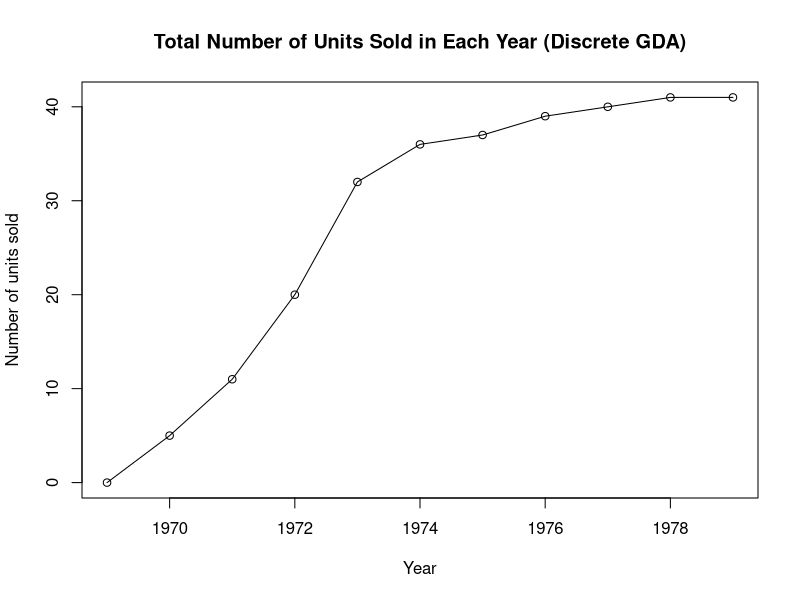
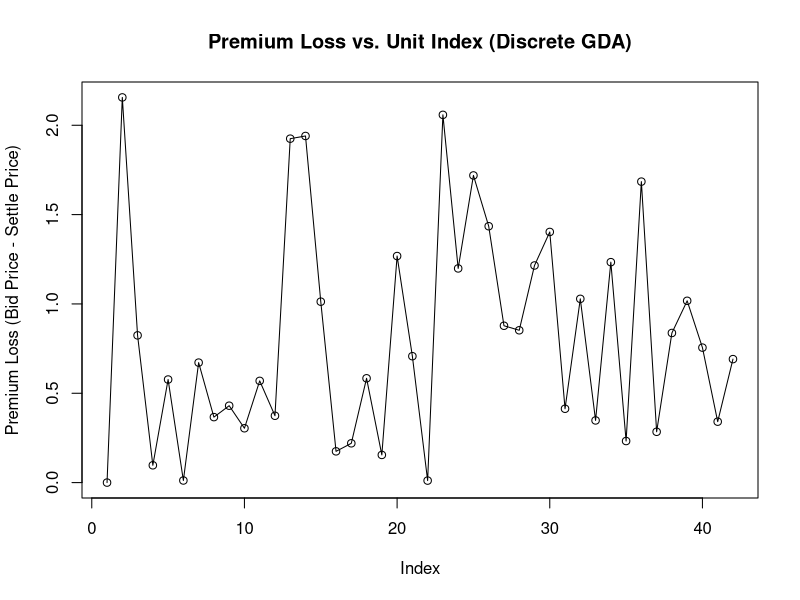

These figures' R source, in order: (Note: this script raises an error after producing the figures.)

###################################################### RUN THIS TO GENERATE MARKET CONDITIONS ###############################################

# generate demand data for year 1970 to 1979

d_1970 <- c(rnorm(20, 1, 1))
d_1971 <- c(rnorm(20, 1.1, 1))
# demand burst due to news of Picasso's illness
d_1972 <- c(rnorm(50, 2, 2))  
# demand burst due to Picasso's death 
d_1973 <- c(rnorm(80, 2.7, 1)) 
# fetish money gradually die down 
d_1974 <- c(rnorm(50, 2.5, 1))
d_1975 <- c(rnorm(30, 2, 1))
d_1976 <- c(rnorm(30, 1.9, 2))  
# price adjust back to normal and steadily increase
d_1977 <- c(rnorm(20, 2.1, 1)) 
d_1978 <- c(rnorm(10, 2.2, 0.5))
d_1979 <- c(rnorm(10, 2.3, 0.2)) 

# combine demand into one list 
demand_data <- list(d_1970, d_1971, d_1972, d_1973, d_1974, d_1975, d_1976, d_1977, d_1978, d_1979)

###############################################################  END  ###########################################################################


####################
#                  #
#                  #
#                  #
#    discrete      #.              
#                  #
#                  #
#                  #
#                  #
####################

###################################################### RUN THIS TO SET UP DISCRETE GDA ##########################################################

# discrete gda, return price given t and num_sold 
p_discrete_gda <- function(k, alpha, lambda, t, total_stock, num_sold) {
  n <- num_sold + 1 
  if (n < total_stock + 1) {
    discrete_ask_price <- k * alpha^(n) * exp(-lambda*t)
    return(discrete_ask_price)
  } else {
    return(10^6) 
  }
}

# filter possible bids by calculating lowest ask price given num_sold and t 
get_possible_buy_bids <- function(k, alpha, lambda, t, num_sold) {
  # print("step 2: getting price")
  possible_buy_bids <<- demand_data[[t]][which(demand_data[[t]] > p_discrete_gda(k, alpha, lambda, t, total_stock, num_sold))] 
  # print("step 3: gotten price")
  return(possible_buy_bids)
}


# return the number of units being sold at t. this function update price based on num_sold
op_discrete_gda <- function(k, alpha, lambda, t, num_sold, possible_buy_bids) {
  # the initial possible_buy_indices is based on the lowest available price at time t. Since price moves after each purchase, 
  # the following line is filtering based on the the updated num_sold, which leads to updated n and price  
  print("step 4: bid price transferred") 
  # while loop filter: num_sold - last element of num_sold_log -> number of units sold in the current t cycle 
  while (num_sold - num_sold_log[[length(num_sold_log)]] < length(possible_buy_bids)) {
    # filter possible buy bids list with the updated price with the new num_sold 
    possible_buy_bids <- possible_buy_bids[possible_buy_bids > p_discrete_gda(k, alpha, lambda, t, total_stock, num_sold)]
    if (length(possible_buy_bids) > 0) { 
      settle_price_log <<- c(settle_price_log, p_discrete_gda(k, alpha, lambda, t, total_stock, num_sold))
      buy_bids_log <<- c(buy_bids_log, possible_buy_bids[1]) 
      possible_buy_bids <- possible_buy_bids[-1] # assumption: first index gets the first unit. in reality, it depends on the bidder's tip, which depends on the bidder's perception of other bidders' tips
      num_sold <- num_sold + 1 
    } else {
      num_sold_log <<- c(num_sold_log, num_sold) 
      return(num_sold)
    }
  }
  num_sold_log <<- c(num_sold_log, num_sold) 
  return(num_sold)
  }
  
#start_discrete_gda <- function(k, alpha, lambda, start_t, end_t, t, total_stock, num_sold, num_sold_log) {
    #print(paste(current_t <- start_t + t))   

###############################################################  END  ###########################################################################
###################################################### RUN THIS TO SET PARAMS FOR DISSCRETE GDA #################################################

t <- 1
start_year <- 1969 
end_year <- 1979
alpha <- 1.05 
lambda <- 0.1
num_sold <- 0 
total_stock <- 100
k <- 1.05 
num_sold_log <- c(0) 
settle_price_log <- c(0) 
buy_bids_log <- c(0) 
era<- seq(1969, 1979)  

###############################################################  END  ###########################################################################
###################################################### RUN THIS TO START THE DISCRETE GDA function ###############################################

while (t < end_year - start_year + 1) {
  # return possible indices based on the lowest price at t 
  possible_buy_bids <- get_possible_buy_bids(k, alpha, lambda, t, num_sold)  
  num_sold <- op_discrete_gda(k, alpha, lambda, t, num_sold, possible_buy_bids) # update num_sold at t 
  t <- t + 1 # update t 
}
 
cat("Total revenue from Discrete:", sum(settle_price_log))  
cat("Average revenue from Discrete:", sum(settle_price_log) / num_sold)  
cat("Paintings left from Discrete:", total_stock - num_sold) 
cat("Primium Loss from Discrete:", sum(buy_bids_log) - sum(settle_price_log))

#print(buy_bids_log) 
#print(settle_price_log) 
#print(num_sold_log) 
#print(num_sold)   


################################################################## END ###########################################################################
###################################################### RUN THIS TO PRINT DISCRETE GDA PLOTS ######################################################
# PLOT 1: YEAR vs NUM_SOLD in each YEAR 
discrete_plot1 <- plot(era, num_sold_log, type = "o", main = "Total Number of Units Sold in Each Year (Discrete GDA)", xlab = "Year", ylab = "Number of units sold")
print(discrete_plot1) 

# PLOT 2: DIFF BETWEEN BUY_BIDS_LOG and SETTLE_PRICE_LOG 
diff <- buy_bids_log - settle_price_log  
index <- seq_along(diff) 
discrete_plot2 <- plot(index, diff, type = "o", xlab = "Index", ylab = "Premium Loss (Bid Price - Settle Price)", main = "Premium Loss vs. Unit Index (Discrete GDA)")
print(discrete_plot_2)

# print numbers 
# total revenue   


print(sum(settle_price_log))  



################################################################## END ###########################################################################

####################
#                  #
#                  #
#                  #
#   continuous     #
#                  #
#                  # 
#                  #
#                  #
####################

###################################################### RUN THIS TO SET UP CONTINOUS GDA ###############################################

# return the price at time t for continuous gda 
p_continuous_gda <- function(k, lambda, t) {   
  continuous_ask <- k * exp(-lambda*t) 
  return(continuous_ask) 
}    

################################################################# END ###########################################################################

##################################################### RUN THIS TO SET PARAMS FOR CONTINOUS GDA ###############################################
t <- 1 
start_year <- 1969 
end_year <- 1979 
lambda <- 0.1
num_sold <- 0 
total_stock <- 100 
k <- 1.1 
continuous_num_sold_log <- c(0) 
continuous_settle_price_log <- c(0) 
continuous_buy_bid_log <- c(0) 
era <- seq(1969, 1979)

###################################################### RUN THIS TO START THE CONTINUOUS GDA function ###############################################

while (t < end_year - start_year + 1) {
  out <- t * r
  available <- out - num_sold  
  buy_bids <<- demand_data[[t]][which(demand_data[[t]] > p_continuous_gda(k, lambda, t))]
  if (length(buy_bids) >= available) {  
    # demand > supple, sold out available units 
    # log buy_bids, settle_price for each t, num_sold for each t   
    continuous_buy_bid_log <- c(continuous_buy_bid_log, head(buy_bids, available)) 
    continuous_settle_price_log <- c(continuous_settle_price_log, rep(p_continuous_gda(k, lambda, t), available))
    continuous_num_sold_log <- c(continuous_num_sold_log, num_sold)
    # update num_sold 
    num_sold <- num_sold + available  
  } else {
    # demand < supply, sold based on demand 
    # log buy_bids, settle_price for each t, num_sold for each t  
    continuous_buy_bid_log <- c(continuous_buy_bid_log, buy_bids) 
    continuous_settle_price_log <- c(continuous_settle_price_log, rep(p_continuous_gda(k, lambda, t), length(buy_bids)))
    continuous_num_sold_log <- c(continuous_num_sold_log, num_sold)
    # update num_sold 
    num_sold <- num_sold + length(buy_bids) 
  }
  t <- t + 1 
}

print(continuous_buy_bid_log) 
print(continuous_settle_price_log) 
print(continuous_num_sold_log)  

cat("Total revenue from continuous:", sum(continuous_settle_price_log))  
cat("Average revenue from continuous:", sum(continuous_settle_price_log) / num_sold)  
cat("Paintings left from continuous:", total_stock - num_sold) 
cat("Premium Loss from continuous:", sum(continuous_buy_bid_log) - sum(continuous_settle_price_log))

################################################################# END ###########################################################################

###################################################### RUN THIS TO PRINT DISCRETE GDA PLOTS ######################################################
# PLOT 1: YEAR vs NUM_SOLD in each YEAR 
cont_plot1 <- plot(era, continuous_num_sold_log, type = "o", main = "Number of units sold in each year (Continuous GDA)", xlab = "Year", ylab = "Number of units sold")
print(cont_plot1) 

# PLOT 2: DIFF BETWEEN BUY_BIDS_LOG and SETTLE_PRICE_LOG 
diff <- continuous_buy_bid_log - continuous_settle_price_log  
index <- seq_along(diff) 
cont_plot2 <- plot(index, diff, type = "o", xlab = "Index", ylab = "Premium Loss (Bid Price - Settle Price)", main = "Premium Loss vs. Unit Index (Continous GDA)")
print(cont_plot2)


################################################################## END ###########################################################################



####################
#                  #
#                  #
#                  #
#      VRGDA       #
#                  #
#                  #
#                  #
#                  #
####################

###################################################### RUN THIS TO SET UP VRGDA ##########################################################
# vrgda 
p_vr_gda <- function(k, alpha, t, n, r) { 
  # scheduled time of selling nth unit, linear emission schedule
  s_n <- n/r   
  if (n > total_stock) {
    return(10^6)
  } else {
    # calculate ask price that depends on n and t  
    vrgda_ask_price <- k * (1-alpha)^(t-s_n) 
    return(vrgda_ask_price)  
  }
}

# filter possible bids by calculating lowest ask price given num_sold and t 
get_possible_buy_bids <- function(k, alpha, t, n, r) {
  # print("step 2: getting price")
  possible_buy_bids <<- demand_data[[t]][which(demand_data[[t]] > p_vr_gda(k, alpha, t, n, r))] 
  # print("step 3: gotten price")
  return(possible_buy_bids)
}


# return the number of units being sold at t. this function update price based on num_sold
op_vr_gda <- function(k, alpha, t, n, r, possible_buy_bids) {
  # the initial possible_buy_indices is based on the lowest available price at time t. Since price moves after each purchase, 
  # the following line is filtering based on the the updated num_sold, which leads to updated n and price  
  print("step 4: bid price transferred") 
  # while loop filter: num_sold - last element of num_sold_log -> number of units sold in the current t cycle 
  while (n - n_log[[length(n_log)]] < length(possible_buy_bids)) {
    # filter possible buy bids list with the updated price with the new num_sold 
    possible_buy_bids <- possible_buy_bids[possible_buy_bids > p_vr_gda(k, alpha, t, n, r)]
    if (length(possible_buy_bids) > 0) { 
      vr_settle_price_log <<- c(vr_settle_price_log, p_vr_gda(k, alpha, t, n, r))
      vr_buy_bids_log <<- c(vr_buy_bids_log, possible_buy_bids[1]) 
      possible_buy_bids <- possible_buy_bids[-1] # assumption: first index gets the first unit. in reality, it depends on the bidder's tip, which depends on the bidder's perception of other bidders' tips
      n <- n + 1 
    } else {
      n_log <<- c(n_log, n) 
      return(n)
    }
  }
  n_log <<- c(n_log, n) 
  return(n)
}

################################################################# END ###########################################################################
###################################################### RUN THIS TO SET UP VRGDA PARAMS ##########################################################

r = 10 
alpha = 0.1 
k = 1.1 
start_year = 1969 
end_year = 1979
n = 1 
t = 1
n_log <- c(0) 
vr_settle_price_log <- c(0) 
vr_buy_bids_log <- c(0)   
total_stock <- 100  
era <- seq(1969, 1979)

################################################################# END ###########################################################################
###################################################### RUN THIS TO START VRGDA #####################################################################
while (t < end_year - start_year + 1) {
  # return possible indices based on the lowest price at t 
  possible_buy_bids <- get_possible_buy_bids(k, alpha, t, n, r)  
  n <- op_vr_gda(k, alpha, t, n, r, possible_buy_bids) # update num_sold at t 
  t <- t + 1 # update t 
} 


print(vr_buy_bids_log) 
print(vr_settle_price_log) 
print(n_log) 
print(n)  


cat("Total revenue from VRGDA:", sum(vr_settle_price_log))  
cat("Average revenue from VRGDA:", sum(vr_settle_price_log) / n)  
cat("Paintings left from VRGDA:", total_stock - n + 1) 
cat("Premium Loss from VRGDA:", sum(vr_buy_bids_log) - sum(vr_settle_price_log))

################################################################# END ###########################################################################

###################################################### RUN THIS TO PRINT VRGDA PLOTS ######################################################

# PLOT 1: YEAR vs NUM_SOLD in each YEAR 
vr_plot1 <- plot(era, n_log, type = "o", main = "Number of units sold in each year (VRGDA)", xlab = "Year", ylab = "Number of units sold")
print(vr_plot1) 

# PLOT 2: DIFF BETWEEN BUY_BIDS_LOG and SETTLE_PRICE_LOG 
vr_diff <- continuous_buy_bid_log - continuous_settle_price_log  
vr_index <- seq_along(vr_diff) 
vr_plot2 <- plot(vr_index, diff, type = "o", xlab = "Index", ylab = "Premium Loss (Bid Price - Settle Price)", main = "Premium Loss vs. Unit Index (VRGDA)")
print(vr_plot2) 




################################################################# END ###########################################################################


